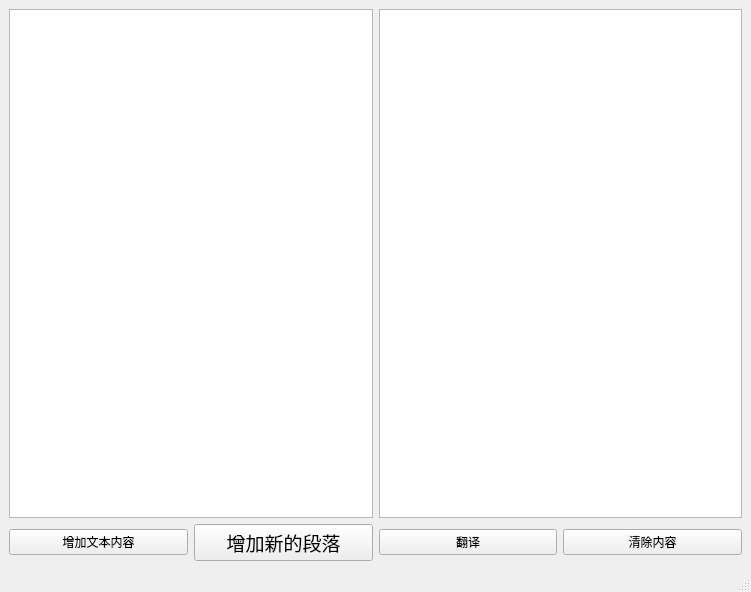
<?xml version="1.0" encoding="UTF-8"?>
<ui version="4.0">
 <class>Translator_Google</class>
 <widget class="QMainWindow" name="Translator_Google">
  <property name="geometry">
   <rect>
    <x>0</x>
    <y>0</y>
    <width>751</width>
    <height>592</height>
   </rect>
  </property>
  <property name="windowTitle">
   <string>Translator</string>
  </property>
  <widget class="QWidget" name="centralwidget">
   <layout class="QGridLayout" name="gridLayout">
    <item row="0" column="0" colspan="2">
     <widget class="QTextBrowser" name="textBrowser_translation">
      <property name="font">
       <font>
        <family>微软雅黑</family>
        <pointsize>14</pointsize>
       </font>
      </property>
     </widget>
    </item>
    <item row="0" column="2" colspan="2">
     <widget class="QTextBrowser" name="textBrowser_origin">
      <property name="styleSheet">
       <string notr="true">font: 14pt &quot;微软雅黑&quot;;</string>
      </property>
     </widget>
    </item>
    <item row="1" column="0">
     <widget class="QPushButton" name="add_content_button">
      <property name="styleSheet">
       <string notr="true">font: 14pt &quot;微软雅黑&quot;;</string>
      </property>
      <property name="text">
       <string>增加文本内容</string>
      </property>
     </widget>
    </item>
    <item row="1" column="1">
     <widget class="QPushButton" name="add_new_paragragh_button">
      <property name="font">
       <font>
        <family>微软雅黑</family>
        <pointsize>14</pointsize>
       </font>
      </property>
      <property name="text">
       <string>增加新的段落</string>
      </property>
     </widget>
    </item>
    <item row="1" column="2">
     <widget class="QPushButton" name="translate_2_button">
      <property name="styleSheet">
       <string notr="true">font: 14pt &quot;微软雅黑&quot;;</string>
      </property>
      <property name="text">
       <string>翻译</string>
      </property>
     </widget>
    </item>
    <item row="1" column="3">
     <widget class="QPushButton" name="clear_content_button">
      <property name="styleSheet">
       <string notr="true">font: 14pt &quot;微软雅黑&quot;;</string>
      </property>
      <property name="text">
       <string>清除内容</string>
      </property>
     </widget>
    </item>
   </layout>
  </widget>
  <widget class="QStatusBar" name="statusbar"/>
 </widget>
 <resources/>
 <connections/>
</ui>
